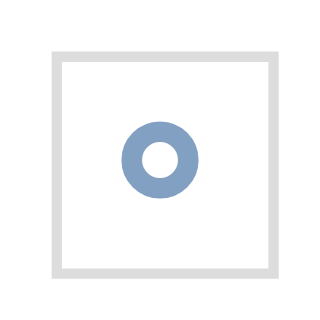

Express this chart as Vega-Lite.
### Vega specification from a JSON file in a GitHub repository (floating-point values rounded to 4 significant figures)
{"$schema": "https://vega.github.io/schema/vega/v3.0.json", "autosize": "pad", "padding": 5, "style": "cell", "data": [{"name": "source_0", "values": [{}]}], "signals": [{"name": "width", "update": "21"}, {"name": "height", "update": "21"}], "marks": [{"name": "marks", "type": "symbol", "style": ["point"], "from": {"data": "source_0"}, "encode": {"update": {"x": {"signal": "width", "mult": 0.5}, "y": {"signal": "height", "mult": 0.5}, "stroke": {"value": "#4c78a8"}, "fill": {"value": "transparent"}, "opacity": {"value": 0.7}}}}], "config": {"axisY": {"minExtent": 30}}}
